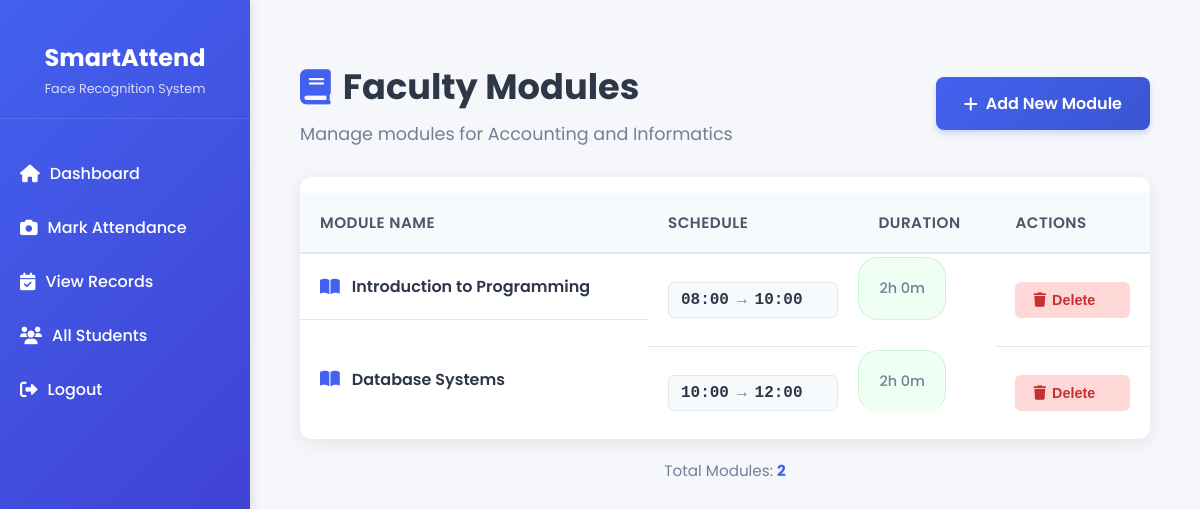
The page /modules (signed in) on the database its author committed.
### app.py (models this page shows)
class Module(db.Model):
    id = db.Column(db.Integer, primary_key=True)
    name = db.Column(db.String(100), nullable=False)
    faculty = db.Column(db.String(50), nullable=False)
    start_time = db.Column(db.Time, nullable=False)
    end_time = db.Column(db.Time, nullable=False)
    day_of_week = db.Column(db.Integer, nullable=False)  # 0=Monday, 6=Sunday
    lecturer_id = db.Column(db.Integer, db.ForeignKey('lecturer.id'), nullable=False)
    date_created = db.Column(db.DateTime, default=datetime.utcnow)
    lecturer = db.relationship('Lecturer', backref='modules')

### app.py (the view)
@app.route('/modules')
def list_modules():
    if 'lecturer_id' not in session:
        flash('Please login first', 'error')
        return redirect(url_for('login_lecturer'))
    lecturer = Lecturer.query.get(session['lecturer_id'])
    if not lecturer:
        session.clear()
        flash('Lecturer not found', 'error')
        return redirect(url_for('login_lecturer'))
    modules = Module.query.filter_by(faculty=lecturer.faculty).all()
    return render_template('modules.html', modules=modules)

### templates/modules.html (shortened to what this page needs)
{% extends "base.html" %}
{% block content %}
<div class="modules-container">
    <div class="modules-header">
        <div class="header-content">
            <h1><i class="fas fa-book"></i> Faculty Modules</h1>
            <p>Manage modules for {{ modules[0].faculty if modules else 'your faculty' }}</p>
        </div>
        <a href="{{ url_for('add_module') }}" class="add-module-btn">
            <i class="fas fa-plus"></i> Add New Module
        </a>
    </div>
    <div class="modules-card">
        {% if modules %}
        <div class="modules-table-container">
            <table class="modules-table">
                <thead>
                    <tr>
                        <th>Module Name</th>
                        <th>Schedule</th>
                        <th>Duration</th>
                        <th>Actions</th>
                    </tr>
                </thead>
                <tbody>
                    {% for module in modules %}
                    <tr>
                        <td class="module-name">
                            <i class="fas fa-book-open"></i>
                            <span>{{ module.name }}</span>
                        </td>
                        <td class="module-time">
                            <div class="time-display">
                                <span class="time-start">{{ module.start_time.strftime('%H:%M') }}</span>
                                <span class="time-separator">→</span>
                                <span class="time-end">{{ module.end_time.strftime('%H:%M') }}</span>
                            </div>
                        </td>
                        <td class="module-duration">
                            {% set start = module.start_time %}
                            {% set end = module.end_time %}
                            {% set duration = (end.hour * 60 + end.minute) - (start.hour * 60 + start.minute) %}
                            {{ duration // 60 }}h {{ duration % 60 }}m
                        </td>
                        <td class="module-actions">
                            <form action="{{ url_for('delete_module', module_id=module.id) }}" method="POST" class="delete-form">
                                <button type="submit" class="delete-btn" onclick="return confirm('Are you sure you want to delete this module?')">
                                    <i class="fas fa-trash"></i> Delete
                                </button>
                            </form>
                        </td>
                    </tr>
                    {% endfor %}
                </tbody>
            </table>
        </div>
        {% endif %}
    </div>
    <div class="modules-footer">
        <p>Total Modules: <strong>{{ modules|length }}</strong></p>
    </div>
</div>
{% endblock %}

### static/styles.css (style rules this page uses)
body { font-family: 'Segoe UI', Tahoma, Geneva, Verdana, sans-serif; margin: 0; padding: 0; background-color: #f5f7fa; color: #333; }
input, button { padding: 0.75rem; margin: 0.5rem 0; width: 100%; box-sizing: border-box; border: 1px solid #ddd; border-radius: 4px; font-size: 1rem; }
button { background-color: #3498db; color: white; border: none; cursor: pointer; font-weight: bold; transition: background-color 0.3s; }
table { width: 100%; border-collapse: collapse; margin-top: 1rem; }
th, td { padding: 1rem; text-align: left; border-bottom: 1px solid #ddd; }
th { background-color: #f2f2f2; font-weight: bold; }
.delete-btn { background-color: #ff4444; color: white; border: none; padding: 5px 10px; border-radius: 4px; cursor: pointer; transition: background-color 0.3s; }
:root { --bs-primary: #4e73df; --bs-success: #1cc88a; --bs-light-primary: #f0f4ff; --bs-light-success: #e6f7f0; }
body { background-color: #f8f9fc; }

### templates/base.html (style rules this page uses)
:root { --primary-color: #4361ee; --secondary-color: #3f37c9; --accent-color: #4cc9f0; --dark-color: #1a1a2e; --light-color: #f8f9fa; --success-color: #4caf50; --warning-color: #ff9800; --danger-color: #f44336; --sidebar-width: 250px; }
* { margin: 0; padding: 0; box-sizing: border-box; }
body { font-family: 'Poppins', sans-serif; background-color: #f5f7fa; color: #333; display: flex; min-height: 100vh; }

### templates/modules.html (style rules this page uses)
.modules-container { max-width: 1200px; margin: 0 auto; padding: 30px 20px; }
.modules-header { display: flex; justify-content: space-between; align-items: center; margin-bottom: 30px; flex-wrap: wrap; gap: 20px; }
.header-content h1 { color: #2d3748; font-size: 2.2rem; margin: 0 0 8px 0; display: flex; align-items: center; gap: 12px; }
.header-content h1 i { color: #4361ee; }
.header-content p { color: #718096; margin: 0; font-size: 1.1rem; }
.add-module-btn { background: linear-gradient(135deg, #4361ee, #3a56d4); color: white; text-decoration: none; padding: 14px 28px; border-radius: 8px; font-weight: 600; display: flex; align-items: center; gap: 8px; transition: all 0.3s ease; box-shadow: 0 4px 6px rgba(67, 97, 238, 0.2); }
.modules-card { background: white; border-radius: 12px; box-shadow: 0 4px 20px rgba(0, 0, 0, 0.08); overflow: hidden; }
.modules-table-container { overflow-x: auto; }
.modules-table { width: 100%; border-collapse: collapse; }
.modules-table th { background: #f7fafc; padding: 18px 20px; text-align: left; font-weight: 600; color: #4a5568; border-bottom: 2px solid #e2e8f0; font-size: 0.95rem; text-transform: uppercase; letter-spacing: 0.5px; }
.modules-table td { padding: 20px; border-bottom: 1px solid #e2e8f0; vertical-align: middle; }
.modules-table tr:last-child td { border-bottom: none; }
.module-name { display: flex; align-items: center; gap: 12px; font-weight: 600; color: #2d3748; }
.module-name i { color: #4361ee; font-size: 1.1rem; }
.module-time { font-family: 'Courier New', monospace; }
.time-display { display: flex; align-items: center; gap: 8px; background: #f7fafc; padding: 8px 12px; border-radius: 6px; border: 1px solid #e2e8f0; }
.time-start, .time-end { font-weight: 600; color: #2d3748; }
.time-separator { color: #718096; font-weight: 500; }
.module-duration { color: #718096; font-weight: 500; background: #f0fff4; padding: 6px 12px; border-radius: 20px; border: 1px solid #c6f6d5; display: inline-block; font-size: 0.9rem; }
.module-actions { text-align: right; }
.delete-form { display: inline; }
.delete-btn { background: #fed7d7; color: #c53030; border: none; padding: 10px 18px; border-radius: 6px; font-weight: 600; cursor: pointer; transition: all 0.3s ease; display: inline-flex; align-items: center; gap: 6px; font-size: 0.9rem; }
.modules-footer { margin-top: 20px; text-align: center; color: #718096; font-size: 0.95rem; }
.modules-footer strong { color: #4361ee; }

### rows shown on the page
Module: faculty "Accounting and Informatics", name "Introduction to Programming", start_time "08:00", end_time "10:00", duration "2", duration%60 "0"
Module: name "Database Systems", start_time "10:00", end_time "12:00", duration "2", duration "0"

### other values the page prints
{{ modules|length }} "2"
